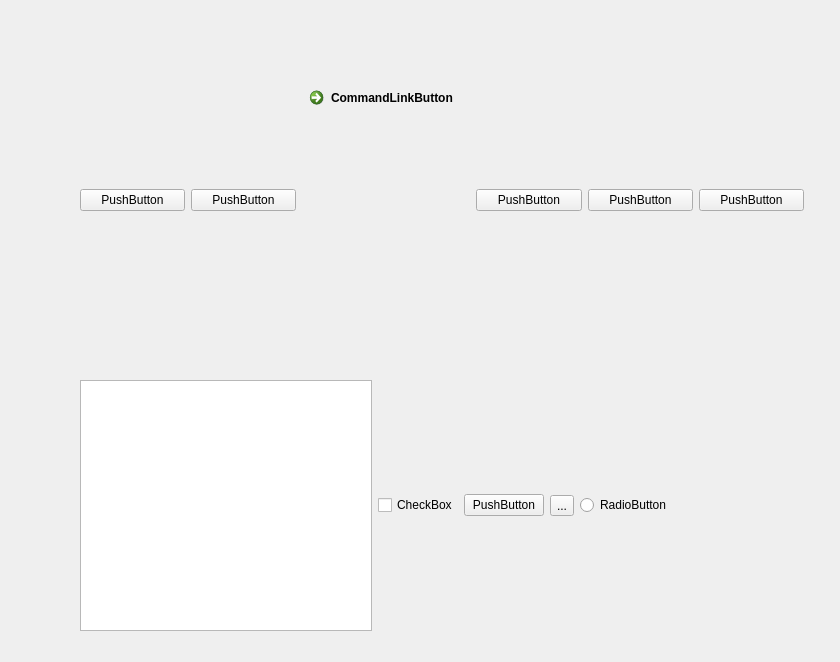
<?xml version="1.0" encoding="UTF-8"?>
<ui version="4.0">
 <class>Form</class>
 <widget class="QWidget" name="Form">
  <property name="geometry">
   <rect>
    <x>0</x>
    <y>0</y>
    <width>840</width>
    <height>662</height>
   </rect>
  </property>
  <property name="windowTitle">
   <string>Form</string>
  </property>
  <widget class="QWidget" name="horizontalLayoutWidget">
   <property name="geometry">
    <rect>
     <x>80</x>
     <y>380</y>
     <width>591</width>
     <height>251</height>
    </rect>
   </property>
   <layout class="QHBoxLayout" name="horizontalLayout_2">
    <item>
     <widget class="QListView" name="listView"/>
    </item>
    <item>
     <widget class="QCheckBox" name="checkBox">
      <property name="text">
       <string>CheckBox</string>
      </property>
     </widget>
    </item>
    <item>
     <widget class="QPushButton" name="pushButton_6">
      <property name="text">
       <string>PushButton</string>
      </property>
     </widget>
    </item>
    <item>
     <widget class="QToolButton" name="toolButton">
      <property name="text">
       <string>...</string>
      </property>
     </widget>
    </item>
    <item>
     <widget class="QRadioButton" name="radioButton">
      <property name="text">
       <string>RadioButton</string>
      </property>
     </widget>
    </item>
   </layout>
  </widget>
  <widget class="QWidget" name="">
   <property name="geometry">
    <rect>
     <x>80</x>
     <y>80</y>
     <width>724</width>
     <height>241</height>
    </rect>
   </property>
   <layout class="QHBoxLayout" name="horizontalLayout">
    <item>
     <widget class="QPushButton" name="pushButton">
      <property name="text">
       <string>PushButton</string>
      </property>
     </widget>
    </item>
    <item>
     <widget class="QPushButton" name="pushButton_2">
      <property name="text">
       <string>PushButton</string>
      </property>
     </widget>
    </item>
    <item>
     <widget class="QCommandLinkButton" name="commandLinkButton">
      <property name="text">
       <string>CommandLinkButton</string>
      </property>
     </widget>
    </item>
    <item>
     <widget class="QPushButton" name="pushButton_3">
      <property name="text">
       <string>PushButton</string>
      </property>
     </widget>
    </item>
    <item>
     <widget class="QPushButton" name="pushButton_4">
      <property name="text">
       <string>PushButton</string>
      </property>
     </widget>
    </item>
    <item>
     <widget class="QPushButton" name="pushButton_5">
      <property name="text">
       <string>PushButton</string>
      </property>
     </widget>
    </item>
   </layout>
  </widget>
 </widget>
 <resources/>
 <connections/>
</ui>
